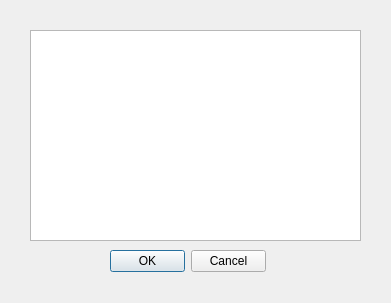
<?xml version="1.0" encoding="UTF-8"?>
<ui version="4.0">
 <class>dialogSetKernel</class>
 <widget class="QDialog" name="dialogSetKernel">
  <property name="geometry">
   <rect>
    <x>0</x>
    <y>0</y>
    <width>391</width>
    <height>303</height>
   </rect>
  </property>
  <property name="windowTitle">
   <string>Customize the kernel</string>
  </property>
  <widget class="QDialogButtonBox" name="buttonBox">
   <property name="geometry">
    <rect>
     <x>110</x>
     <y>250</y>
     <width>156</width>
     <height>23</height>
    </rect>
   </property>
   <property name="orientation">
    <enum>Qt::Horizontal</enum>
   </property>
   <property name="standardButtons">
    <set>QDialogButtonBox::Cancel|QDialogButtonBox::Ok</set>
   </property>
  </widget>
  <widget class="QTableWidget" name="tableWidget">
   <property name="geometry">
    <rect>
     <x>30</x>
     <y>30</y>
     <width>331</width>
     <height>211</height>
    </rect>
   </property>
   <property name="rowCount">
    <number>0</number>
   </property>
   <property name="columnCount">
    <number>0</number>
   </property>
  </widget>
 </widget>
 <resources/>
 <connections>
  <connection>
   <sender>buttonBox</sender>
   <signal>accepted()</signal>
   <receiver>dialogSetKernel</receiver>
   <slot>accept()</slot>
   <hints>
    <hint type="sourcelabel">
     <x>248</x>
     <y>254</y>
    </hint>
    <hint type="destinationlabel">
     <x>157</x>
     <y>274</y>
    </hint>
   </hints>
  </connection>
  <connection>
   <sender>buttonBox</sender>
   <signal>rejected()</signal>
   <receiver>dialogSetKernel</receiver>
   <slot>reject()</slot>
   <hints>
    <hint type="sourcelabel">
     <x>316</x>
     <y>260</y>
    </hint>
    <hint type="destinationlabel">
     <x>286</x>
     <y>274</y>
    </hint>
   </hints>
  </connection>
 </connections>
</ui>
